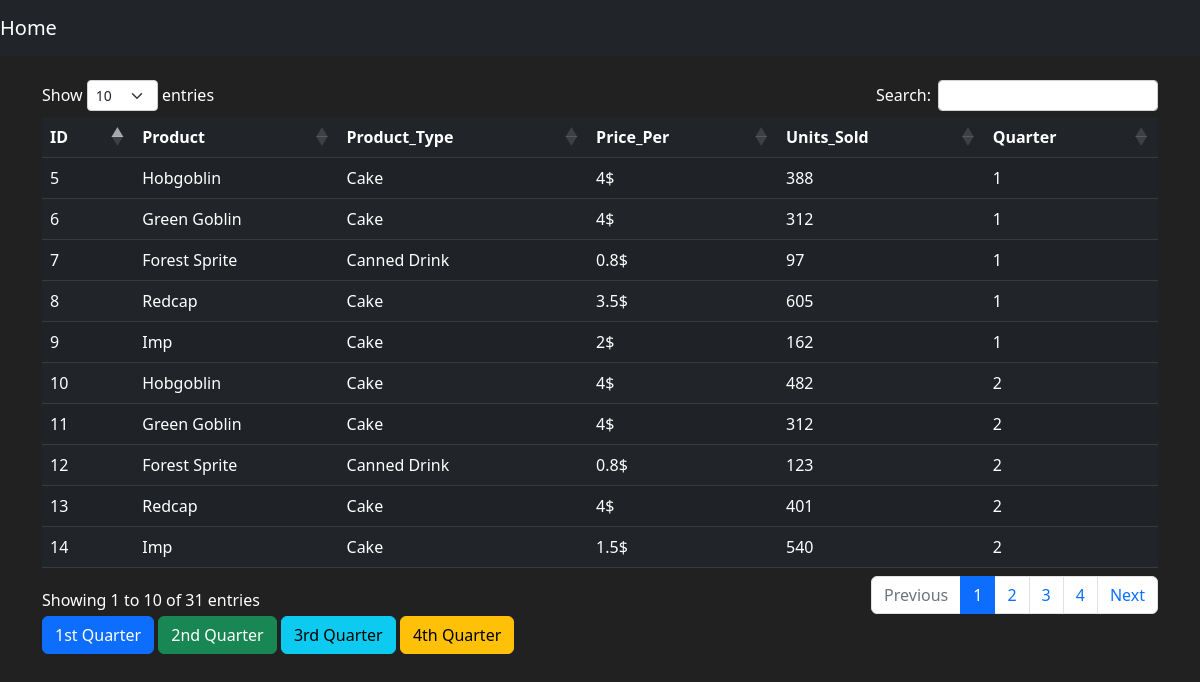
Page /products on the committed database.
### myproducts/models.py (models this page shows, shortened)
class Item(db.Model):
    id = db.Column(db.Integer(), primary_key=True)
    name = db.Column(db.String(length=30), nullable=False)
    type_ = db.Column(db.String(length=30), nullable=False)
    price = db.Column(db.Integer(), nullable=False)
    units = db.Column(db.Integer(), nullable=False)
    qtr = db.Column(db.Integer(), nullable=False)

### myproducts/routes.py (the view)
@app.route('/products')
def product_page():
    items = Item.query.all()
    return render_template('products.html', items=items)

### myproducts/templates/products.html (shortened to what this page needs)
{% extends 'base.html' %}
{% block content %}
 <br>
    <div id="productsTable">
        <table id="data" class="table table-hover table-dark table-striped">
            <thead>
                <tr>
                    <th scope="col">ID</th>
                    <th scope="col">Product</th>
                    <th scope="col">Product_Type</th>
                    <th scope="col">Price_Per</th>
                    <th scope="col">Units_Sold</th>
                    <th scope="col">Quarter</th>
                </tr>
            </thead>
            <tbody>
                {% for item in items %}
            <tr>
                <td>{{ item.id }}</td>
                <td>{{ item.name }}</td>
                <td>{{ item.type_ }}</td>
                <td>{{ item.price }}$</td>
                <td>{{ item.units }}</td>
                <td>{{ item.qtr }}</td>
            </tr>
        {% endfor %}
            </tbody>
        </table>
    </div>
    <button class="btn btn-outline btn-primary" onclick="fetchTable('/qtr1')">1st Quarter</button>
    <button class="btn btn-outline btn-success" onclick="fetchTable('/qtr2')">2nd Quarter</button>
    <button class="btn btn-outline btn-info" onclick="fetchTable('/qtr3')">3rd Quarter</button>
    <button class="btn btn-outline btn-warning" onclick="fetchTable('/qtr4')">4th Quarter</button>
{% endblock %}

### myproducts/templates/base.html (shortened to what this page needs)
<!doctype html>
<html lang="en">
  <head>
    <link href="https://cdn.jsdelivr.net/npm/bootstrap@5.2.0-beta1/dist/css/bootstrap.min.css" rel="stylesheet">
    <link rel="stylesheet" type="text/css" href="https://cdn.datatables.net/1.10.25/css/dataTables.bootstrap5.css">
  </head>
  <body>
    <nav class="navbar navbar-expand-md navbar-dark bg-dark">
        <a class="navbar-brand" href="#">Home</a>
    </nav>
   <div class="container">
     {% block content %}
     {% endblock content %}
   </div>
  </body>
</html>

### myproducts/templates/base.html (style rules this page uses)
body { background-color: #212121; color: white }

### rows in the picture
Item: id "5", name "Hobgoblin", type_ "Cake", price "4", units "388", qtr "1"
Item: id "6", name "Green Goblin", type_ "Cake", price "4", units "312", qtr "1"
Item: id "7", name "Forest Sprite", type_ "Canned Drink", price "0.8", units "97", qtr "1"
Item: id "8", name "Redcap", type_ "Cake", price "3.5", units "605", qtr "1"
Item: id "9", name "Imp", type_ "Cake", price "2", units "162", qtr "1"
Item: id "10", name "Hobgoblin", type_ "Cake", price "4", units "482", qtr "2"
Item: id "11", name "Green Goblin", type_ "Cake", price "4", units "312", qtr "2"
Item: id "12", name "Forest Sprite", type_ "Canned Drink", price "0.8", units "123", qtr "2"
Item: id "13", name "Redcap", type_ "Cake", price "4", units "401", qtr "2"
Item: id "14", name "Imp", type_ "Cake", price "1.5", units "540", qtr "2"
